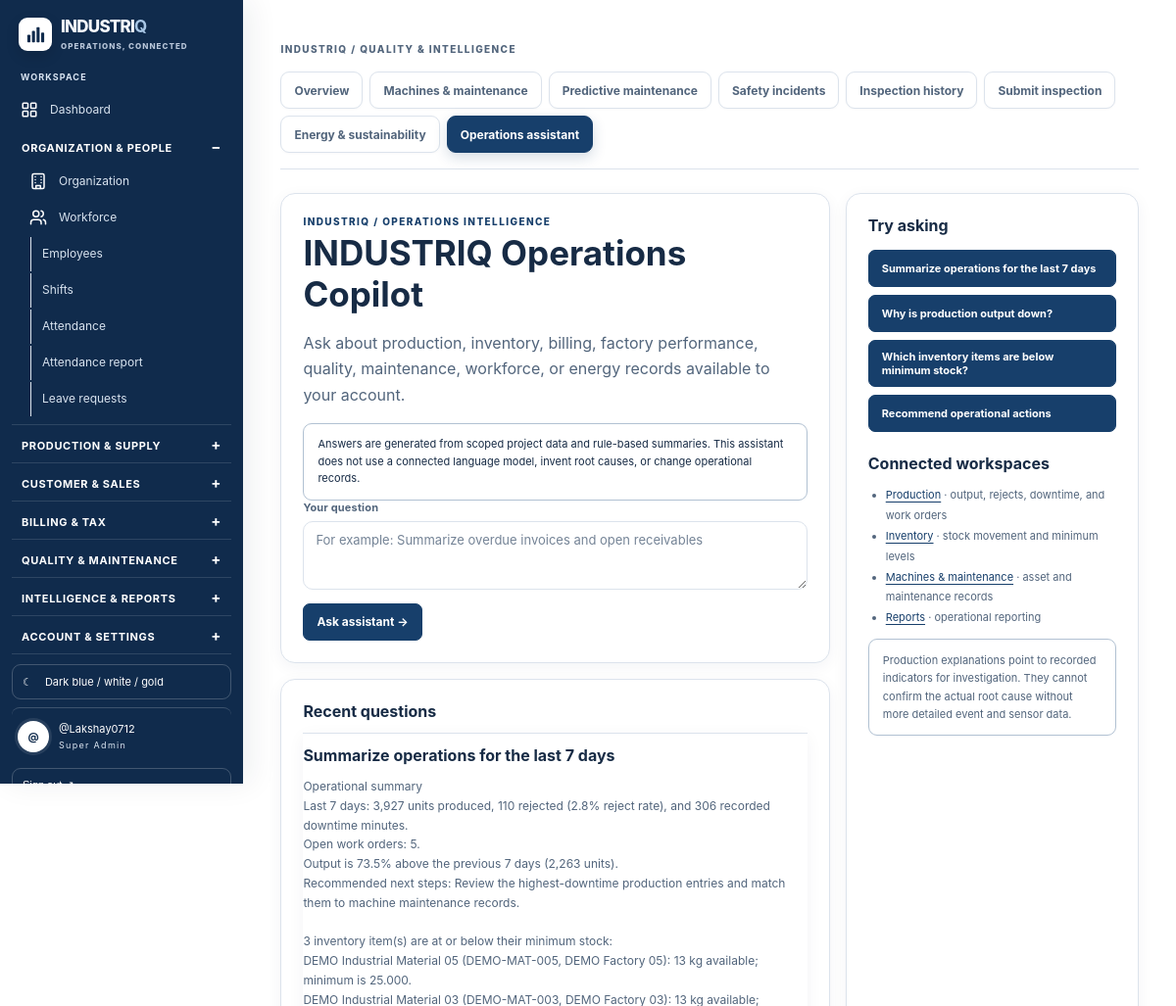
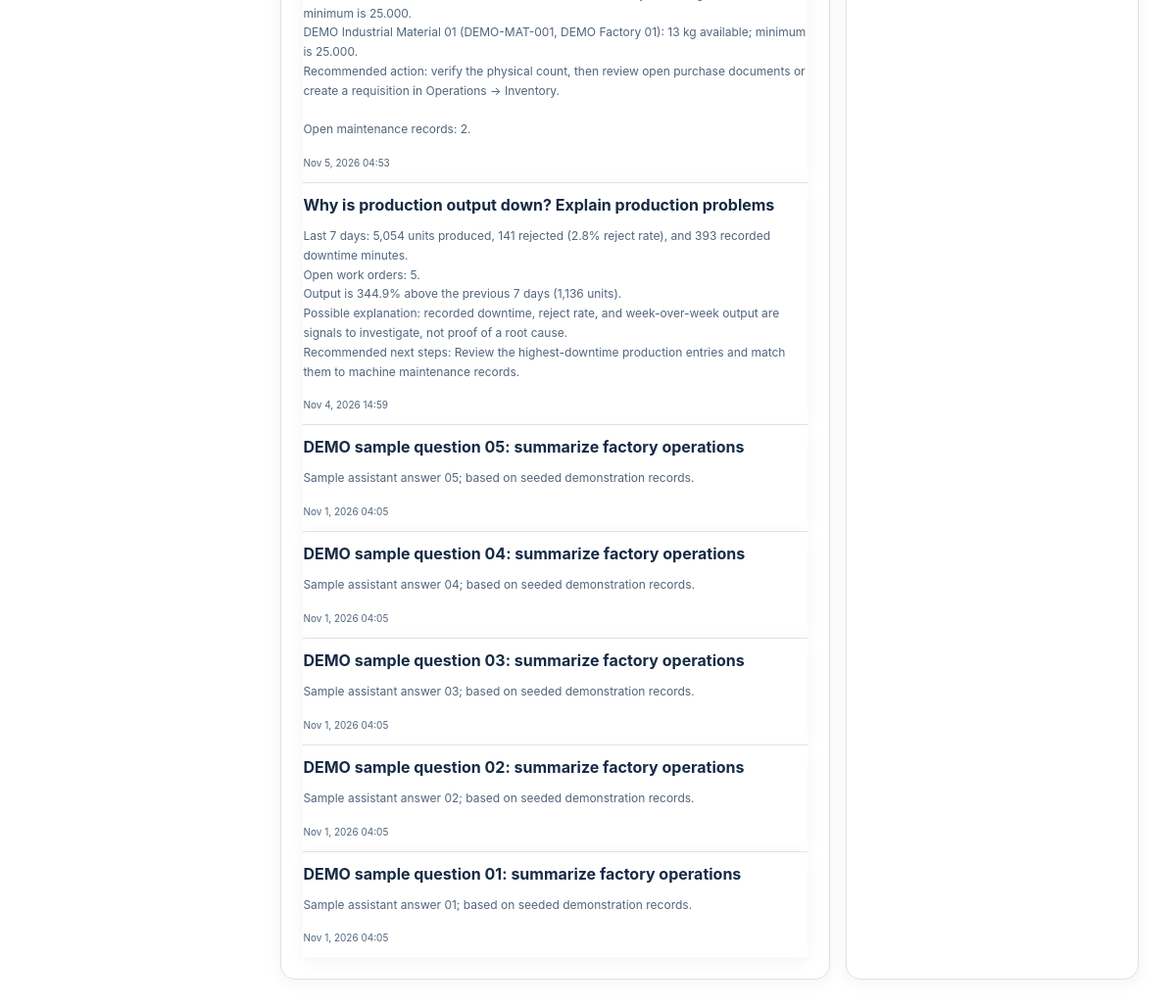
The app's page /intelligence/assistant/ (signed in) with its own data (2 pictures, top to bottom).
### apps/accounts/models.py (models this page shows, shortened)
class UserProfile(models.Model):
    class Role(models.TextChoices):
        SUPER_ADMIN = "super_admin", "Super Admin"
        COMPANY_ADMIN = "company_admin", "Company Admin"
        FACTORY_MANAGER = "factory_manager", "Factory Manager"
        DEPARTMENT_MANAGER = "department_manager", "Department Manager"
        EMPLOYEE = "employee", "Employee"
    user = models.OneToOneField(
        settings.AUTH_USER_MODEL,
        on_delete=models.CASCADE,
        related_name="profile"
    )
    role = models.CharField(
        max_length=30,
        choices=Role.choices,
        default=Role.EMPLOYEE
    )
    factory_name = models.CharField(max_length=150, blank=True)
    department_name = models.CharField(max_length=150, blank=True)
    phone = models.CharField(max_length=30, blank=True)
    job_title = models.CharField(max_length=120, blank=True)
    date_of_birth = models.DateField(null=True, blank=True)
    address = models.TextField(blank=True)
    bio = models.TextField(blank=True)
    emergency_contact_name = models.CharField(max_length=150, blank=True)
    emergency_contact_phone = models.CharField(max_length=30, blank=True)
    factory = models.ForeignKey(
        "organization.Factory", null=True, blank=True, on_delete=models.SET_NULL,
        related_name="user_profiles"
    )
    department = models.ForeignKey(
        "organization.Department", null=True, blank=True, on_delete=models.SET_NULL,
        related_name="user_profiles"
    )
    company = models.ForeignKey(
        "organization.Company", null=True, blank=True, on_delete=models.SET_NULL,
        related_name="user_profiles"
    )
    created_at = models.DateTimeField(auto_now_add=True)
    updated_at = models.DateTimeField(auto_now=True)

### apps/intelligence/models.py (models this page shows)
class AssistantQuery(models.Model):
    user = models.ForeignKey(settings.AUTH_USER_MODEL, on_delete=models.CASCADE, related_name="assistant_queries")
    question = models.CharField(max_length=500)
    answer = models.TextField()
    created_at = models.DateTimeField(auto_now_add=True)
    class Meta:
        ordering = ["-created_at"]

### apps/intelligence/views.py (the view, shortened to what this page needs)
# urls.py: path("assistant/", views.assistant_view, name="assistant"),
@login_required
def assistant_view(request):
    profile, companies, factories, departments = workspace_scope(request.user)
    answer = None
    question = ""
    history = AssistantQuery.objects.filter(user=request.user)[:10]
    return render(request, "intelligence/assistant.html", {"answer": answer, "question": question, "history": history})

### apps/accounts/context_processors.py (called while the page is built)
def notification_count(request):
    if not request.user.is_authenticated:
        return {"unread_notification_count": 0}
    try:
        return {"unread_notification_count": request.user.notifications.filter(is_read=False).count()}
    except Exception:
        return {"unread_notification_count": 0}

### templates/intelligence/assistant.html (shortened to what this page needs)
{% extends "intelligence/base.html" %}{% block content %}
<section class="assistant-layout">
  <div>
    <section class="assistant-panel"><div class="assistant-kicker">INDUSTRIQ / OPERATIONS INTELLIGENCE</div><h1>INDUSTRIQ Operations Copilot</h1><p>Ask about production, inventory, billing, factory performance, quality, maintenance, workforce, or energy records available to your account.</p><div class="assistant-note">Answers are generated from scoped project data and rule-based summaries. This assistant does not use a connected language model, invent root causes, or change operational records.</div>
      <form class="assistant-form" method="post">{% csrf_token %}<label for="question">Your question</label><textarea id="question" name="question" rows="3" maxlength="500" placeholder="For example: Summarize overdue invoices and open receivables" required>{{ question }}</textarea><button class="assistant-submit" type="submit">Ask assistant <span aria-hidden="true">&#8594;</span></button></form>
    </section>
    <section class="assistant-panel assistant-history"><h2>Recent questions</h2>{% for item in history %}<article><strong>{{ item.question }}</strong><p>{{ item.answer }}</p><small>{{ item.created_at|date:"M j, Y H:i" }}</small></article>{% empty %}<p>No questions yet. Try one of the examples.</p>{% endfor %}</section>
  </div>
  <aside class="assistant-panel assistant-side"><h2>Try asking</h2><div class="assistant-prompts"><button type="button" data-question="Summarize operations for the last 7 days">Summarize operations for the last 7 days</button><button type="button" data-question="Why is production output down? Explain production problems">Why is production output down?</button><button type="button" data-question="Which inventory items are below minimum stock?">Which inventory items are below minimum stock?</button><button type="button" data-question="Recommend operational actions based on current records">Recommend operational actions</button></div><h2 style="margin-top:22px">Connected workspaces</h2><ul><li><a href="{% url 'operations:home' %}">Production</a> &middot; output, rejects, downtime, and work orders</li><li><a href="{% url 'operations:inventory' %}">Inventory</a> &middot; stock movement and minimum levels</li><li><a href="{% url 'intelligence:machines' %}">Machines &amp; maintenance</a> &middot; asset and maintenance records</li><li><a href="{% url 'reports:index' %}">Reports</a> &middot; operational reporting</li></ul><p class="assistant-note">Production explanations point to recorded indicators for investigation. They cannot confirm the actual root cause without more detailed event and sensor data.</p></aside>
</section>
{% endblock %}

### templates/intelligence/base.html (shortened to what this page needs)
{% load static %}
<!doctype html>
<html lang="en">
<head>
  <link rel="stylesheet" href="{% static 'css/style.css' %}?v=20261106">
</head>
<body>
{% include "partials/app_sidebar.html" %}
<main class="app-content intelligence-shell">
  <div class="wrap">
    <p class="intelligence-kicker">INDUSTRIQ / QUALITY &amp; INTELLIGENCE</p>
    <nav class="links" aria-label="Quality and intelligence tools">
      <a class="{% if request.resolver_match.url_name == 'home' %}active{% endif %}" href="{% url 'intelligence:home' %}">Overview</a>
      <a class="" href="{% url 'intelligence:machines' %}">Machines &amp; maintenance</a>
      <a class="{% if request.resolver_match.url_name == 'predictive_maintenance' %}active{% endif %}" href="{% url 'intelligence:predictive_maintenance' %}">Predictive maintenance</a>
      <a class="{% if request.resolver_match.url_name == 'safety_incidents' %}active{% endif %}" href="{% url 'intelligence:safety_incidents' %}">Safety incidents</a>
      <a class="{% if request.resolver_match.url_name == 'inspection_history' or request.resolver_match.url_name == 'inspection_review' %}active{% endif %}" href="{% url 'intelligence:inspection_history' %}">Inspection history</a>
      <a class="{% if request.resolver_match.url_name == 'inspection_create' %}active{% endif %}" href="{% url 'intelligence:inspection_create' %}">Submit inspection</a>
      <a class="" href="{% url 'intelligence:sustainability' %}">Energy &amp; sustainability</a>
      <a class="{% if request.resolver_match.url_name == 'assistant' %}active{% endif %}" href="{% url 'intelligence:assistant' %}">Operations assistant</a>
    </nav>
    {% block content %}{% endblock %}
  </div>
</main>
</body>
</html>

### templates/partials/app_sidebar.html (shortened to what this page needs)
<aside class="app-sidebar">
  <a class="sidebar-brand" href="{% url 'core:executive_dashboard' %}">
    <span class="sidebar-mark" aria-hidden="true">
    </span>
    <span class="sidebar-wordmark">INDUSTRI<strong>Q</strong><small>OPERATIONS, CONNECTED</small></span>
  </a>
  <nav class="sidebar-nav" aria-label="Main navigation">
    <div class="sidebar-label">WORKSPACE</div>
    <a href="{% url 'core:executive_dashboard' %}" class="{% if request.resolver_match.app_name == 'core' or request.resolver_match.url_name == 'dashboard' %}active{% endif %}">
      <span>
      </span>
      Dashboard
    </a>
    <details class="sidebar-group" open><summary>Organization &amp; people</summary><div class="sidebar-group-items">
    <a href="{% url 'organization:overview' %}" class="{% if request.resolver_match.app_name == 'organization' %}active{% endif %}">
      <span>
      </span>
      Organization
    </a>
    <a href="{% url 'workforce:home' %}" class="{% if request.resolver_match.app_name == 'workforce' and request.resolver_match.url_name == 'home' %}active{% endif %}">
      <span>
      </span>
      Workforce
    </a>
    <a href="{% url 'workforce:employee_list' %}" class="">Employees</a>
    <a href="{% url 'workforce:shift_list' %}" class="">Shifts</a>
    <a href="{% url 'workforce:attendance_list' %}" class="">Attendance</a>
    <a href="{% url 'workforce:attendance_report' %}" class="{% if request.resolver_match.url_name == 'attendance_report' %}active{% endif %}">Attendance report</a>
    <a href="{% url 'workforce:leave_list' %}" class="{% if request.resolver_match.url_name == 'leave_list' or request.resolver_match.url_name == 'leave_review' %}active{% endif %}">Leave requests</a>
    </div></details><details class="sidebar-group"><summary>Production &amp; supply</summary></details><details class="sidebar-group"><summary>Customer &amp; sales</summary></details><details class="sidebar-group"><summary>Billing &amp; tax</summary></details><details class="sidebar-group"><summary>Quality &amp; maintenance</summary></details><details class="sidebar-group"><summary>Intelligence &amp; reports</summary></details><details class="sidebar-group"><summary>Account &amp; settings</summary></details>
  </nav>
  <div class="sidebar-bottom">
    <div class="theme-toggle" aria-label="Active color theme">
      <span class="theme-icon" id="theme-icon">&#9790;</span>
      <span id="theme-label">Dark blue / white / gold</span>
    </div>
    <a class="sidebar-user sidebar-profile-link" href="{% url 'profile' %}" aria-label="Open profile settings">
      <span class="user-dot">{{ request.user.username|first|upper }}</span>
      <span>{{ request.user.get_full_name|default:request.user.username }}<small>{{ request.user.profile.get_role_display }}</small></span>
    </a>
    <form method="post" action="{% url 'logout' %}">
      <button class="sidebar-logout" type="submit">Sign out &#8599;</button>
    </form>
  </div>
</aside>

### templates/intelligence/base.html (style rules this page uses)
.intelligence-shell { min-width:0 }
.intelligence-shell>.wrap { width:100%;max-width:1520px;min-width:0;margin:0 auto }
.intelligence-kicker { margin:0 0 7px!important;color:var(--accent)!important;font-size:10px;font-weight:800;letter-spacing:.14em }
.intelligence-shell .links { display:flex;align-items:center;gap:8px;flex-wrap:wrap;padding:0 0 16px;margin:12px 0 22px;border-bottom:1px solid var(--line) }
.intelligence-shell .links>a { display:inline-flex;align-items:center;min-height:38px;padding:8px 12px;border:1px solid var(--line);border-radius:9px;background:var(--surface);color:var(--muted);font-size:12px;font-weight:650;text-decoration:none }
.intelligence-shell .links>a:hover,.intelligence-shell .links>a.active { border-color:var(--accent);background:var(--surface-2);color:var(--accent) }

### templates/intelligence/assistant.html (style rules this page uses)
.assistant-layout { display:grid;grid-template-columns:minmax(0,1.5fr) minmax(260px,.8fr);gap:16px;margin-top:22px }
.assistant-panel { background:var(--surface);border:1px solid var(--line);color:var(--text);border-radius:14px;padding:22px;box-shadow:var(--shadow) }
.assistant-panel h1 { font-size:clamp(25px,3vw,35px);margin:5px 0 10px }
.assistant-panel h2 { font-size:16px;margin:0 0 12px }
.assistant-panel p { line-height:1.65 }
.assistant-kicker { color:var(--accent);font-weight:800;font-size:10px;letter-spacing:.14em }
.assistant-note { padding:12px 14px;border-radius:9px;background:var(--info-bg);border:1px solid color-mix(in srgb,var(--info) 25%,var(--line));font-size:11px;color:var(--text);line-height:1.6 }
.assistant-form textarea { width:100%;box-sizing:border-box;background:var(--surface-2);color:var(--text);border:1px solid var(--line);border-radius:9px;padding:13px;resize:vertical }
.assistant-form label { font-size:12px;font-weight:700 }
.assistant-submit { padding:10px 17px;border:0;border-radius:8px;background:var(--accent);color:var(--accent-ink);font-weight:800;cursor:pointer;margin-top:10px }
.assistant-prompts { display:grid;gap:8px;margin-top:15px }
.assistant-prompts button { padding:10px 12px;border:1px solid var(--line);border-radius:8px;background:var(--surface-2);color:var(--text);text-align:left;font-size:11px;cursor:pointer }
.assistant-history { margin-top:16px }
.assistant-history article { border-top:1px solid var(--line);padding:12px 0 }
.assistant-history article p { white-space:pre-line;font-size:12px;color:var(--muted) }
.assistant-history small { font-size:10px;color:var(--muted) }
.assistant-side ul { padding-left:18px;color:var(--muted);font-size:11px;line-height:1.9 }
.assistant-side a { color:var(--accent) }

### records on screen
AssistantQuery: question "Summarize operations for the last 7 days", answer "Operational summary Last 7 days: 3,927 units produced, 110 rejected (2.8% reject rate), and 306 recorded downtime minutes. Open work orders: 5. Output is 73.5% above the previous 7 days (2,263 units). Recommended next steps: Review the highest-downtime production entries and match them to machine maintenance records. 3 inventory item(s) are at or below their minimum stock: DEMO Industrial Material 05 (DEMO-MAT-005, DEMO Factory 05): 13 kg available; minimum is 25.000. DEMO Industrial Material 03 (DEMO-MAT-003, DEMO Factory 03): 13 kg available; minimum is 25.000. DEMO Industrial Material 01 (DEMO-MAT-001, DEMO Factory 01): 13 kg available; minimum is 25.000. Recommended action: verify the…", created_at "Nov 5, 2026 04:53"
AssistantQuery: question "Why is production output down? Explain production problems", answer "Last 7 days: 5,054 units produced, 141 rejected (2.8% reject rate), and 393 recorded downtime minutes. Open work orders: 5. Output is 344.9% above the previous 7 days (1,136 units). Possible explanation: recorded downtime, reject rate, and week-over-week output are signals to investigate, not proof of a root cause. Recommended next steps: Review the highest-downtime production entries and match them to machine maintenance records.", created_at "Nov 4, 2026 14:59"
AssistantQuery: question "DEMO sample question 05: summarize factory operations", answer "Sample assistant answer 05; based on seeded demonstration records.", created_at "Nov 1, 2026 04:05"
AssistantQuery: question "DEMO sample question 04: summarize factory operations", answer "Sample assistant answer 04; based on seeded demonstration records.", created_at "Nov 1, 2026 04:05"
AssistantQuery: question "DEMO sample question 03: summarize factory operations", answer "Sample assistant answer 03; based on seeded demonstration records.", created_at "Nov 1, 2026 04:05"
AssistantQuery: question "DEMO sample question 02: summarize factory operations", answer "Sample assistant answer 02; based on seeded demonstration records.", created_at "Nov 1, 2026 04:05"
AssistantQuery: question "DEMO sample question 01: summarize factory operations", answer "Sample assistant answer 01; based on seeded demonstration records.", created_at "Nov 1, 2026 04:05"

### other values on screen
{{ request.user.username|first|upper }} "@"
{{ request.user.get_full_name|default:request.user.username }} "@Lakshay0712"
{{ request.user.profile.get_role_display }} "Super Admin"
